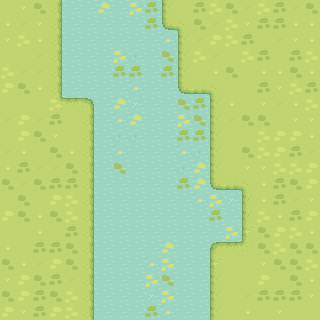

Tiled map render using the project's own tile images. Description and the whole map definition, tile-layer contents included, below:
An orthogonal 20x20 tile map with 16x16 px tiles, 3 tile layers (Water, Ground, Florals), 2 tilesets.

<map version="1.10" tiledversion="1.10.2" orientation="orthogonal" renderorder="left-up" width="20" height="20" tilewidth="16" tileheight="16" infinite="0" nextlayerid="4" nextobjectid="1">
 <tileset firstgid="1" source="Water.tsx" />
 <tileset firstgid="5" source="Grass-Tiled.tsx" />
 <layer id="1" name="Water" width="20" height="20">
  <data encoding="csv">
2,2,2,2,2,2,2,2,2,2,2,2,2,2,2,2,2,2,2,2,
2,2,2,2,2,2,2,2,2,2,2,2,2,2,2,2,2,2,2,2,
2,2,2,2,2,2,2,2,2,2,2,2,2,2,2,2,2,2,2,2,
2,2,2,2,2,2,2,2,2,2,2,2,2,2,2,2,2,2,2,2,
2,2,2,2,2,2,2,2,2,2,2,2,2,2,2,2,2,2,2,2,
2,2,2,2,2,2,2,2,2,2,2,2,2,2,2,2,2,2,2,2,
2,2,2,2,2,2,2,2,2,2,2,2,2,2,2,2,2,2,2,2,
2,2,2,2,2,2,2,2,2,2,2,2,2,2,2,2,2,2,2,2,
2,2,2,2,2,2,2,2,2,2,2,2,2,2,2,2,2,2,2,2,
2,2,2,2,2,2,2,2,2,2,2,2,2,2,2,2,2,2,2,2,
2,2,2,2,2,2,2,2,2,2,2,2,2,2,2,2,2,2,2,2,
2,2,2,2,2,2,2,2,2,2,2,2,2,2,2,2,2,2,2,2,
2,2,2,2,2,2,2,2,2,2,2,2,2,2,2,2,2,2,2,2,
2,2,2,2,2,2,2,2,2,2,2,2,2,2,2,2,2,2,2,2,
2,2,2,2,2,2,2,2,2,2,2,2,2,2,2,2,2,2,2,2,
2,2,2,2,2,2,2,2,2,2,2,2,2,2,2,2,2,2,2,2,
2,2,2,2,2,2,2,2,2,2,2,2,2,2,2,2,2,2,2,2,
2,2,2,2,2,2,2,2,2,2,2,2,2,2,2,2,2,2,2,2,
2,2,2,2,2,2,2,2,2,2,2,2,2,2,2,2,2,2,2,2,
2,2,2,2,2,2,2,2,2,2,2,2,2,2,2,2,2,2,2,2
</data>
 </layer>
 <layer id="2" name="Ground" width="20" height="20">
  <data encoding="csv">
17,17,17,18,0,0,0,0,0,0,16,17,17,17,17,17,17,17,17,17,
17,17,17,18,0,0,0,0,0,0,27,22,17,17,17,17,17,17,17,17,
17,17,17,18,0,0,0,0,0,0,0,16,17,17,17,17,17,17,17,17,
17,17,17,18,0,0,0,0,0,0,0,16,17,17,17,17,17,17,17,17,
17,17,17,18,0,0,0,0,0,0,0,16,17,17,17,17,17,17,17,17,
17,17,17,18,0,0,0,0,0,0,0,27,28,22,17,17,17,17,17,17,
17,17,17,32,6,7,0,0,0,0,0,0,0,16,17,17,17,17,17,17,
17,17,17,17,17,18,0,0,0,0,0,0,0,16,17,17,17,17,17,17,
17,17,17,17,17,18,0,0,0,0,0,0,0,16,17,17,17,17,17,17,
17,17,17,17,17,18,0,0,0,0,0,0,0,16,17,17,17,17,17,17,
17,17,17,17,17,18,0,0,0,0,0,0,0,16,17,17,17,17,17,17,
17,17,17,17,17,18,0,0,0,0,0,0,0,27,28,22,17,17,17,17,
17,17,17,17,17,18,0,0,0,0,0,0,0,0,0,16,17,17,17,17,
17,17,17,17,17,18,0,0,0,0,0,0,0,0,0,16,17,17,17,17,
17,17,17,17,17,18,0,0,0,0,0,0,0,0,0,16,17,17,17,17,
17,17,17,17,17,18,0,0,0,0,0,0,0,5,6,33,17,17,17,17,
17,17,17,17,17,18,0,0,0,0,0,0,0,16,17,17,17,17,17,17,
17,17,17,17,17,18,0,0,0,0,0,0,0,16,17,17,17,17,17,17,
17,17,17,17,17,18,0,0,0,0,0,0,0,16,17,17,17,17,17,17,
17,17,17,17,17,18,0,0,0,0,0,0,0,16,17,17,17,17,17,17
</data>
 </layer>
 <layer id="3" name="Florals" width="20" height="20">
  <data encoding="csv">
80,68,66,0,0,0,78,0,77,67,0,0,67,77,66,79,77,67,79,66,
69,79,68,0,0,0,80,0,0,67,0,0,66,79,77,68,67,67,69,69,
68,77,69,0,0,0,0,0,0,0,69,0,79,78,77,67,80,79,68,69,
80,80,79,0,0,0,0,77,79,0,66,0,77,79,80,77,67,80,67,77,
77,79,79,0,0,0,80,67,67,0,67,0,0,69,66,80,69,69,66,69,
78,66,69,0,0,0,0,80,69,0,0,0,0,0,80,80,67,68,77,67,
80,80,80,77,0,0,0,78,68,0,0,66,67,0,69,80,68,79,69,77,
79,78,79,67,0,0,0,69,78,0,0,77,66,0,79,66,66,80,68,68,
80,78,66,68,80,0,0,79,79,0,0,67,67,0,0,80,77,78,78,69,
79,69,80,66,69,0,0,69,0,0,0,69,79,80,0,66,77,78,67,79,
69,67,79,79,66,0,0,66,0,0,0,79,78,0,0,68,68,77,77,78,
66,79,66,67,67,0,0,80,0,0,0,67,78,0,0,0,69,67,66,78,
80,66,80,78,77,0,0,0,0,0,0,0,69,77,68,79,69,67,79,68,
78,66,69,66,77,0,0,0,0,0,0,0,80,67,80,79,77,69,67,78,
80,80,69,80,67,0,0,0,0,0,0,0,0,0,77,68,66,78,77,69,
69,80,67,67,66,0,0,0,0,0,78,0,0,0,80,80,66,77,66,66,
66,69,79,78,66,0,0,0,0,69,77,0,0,68,0,0,68,66,66,77,
68,78,66,67,79,0,0,0,0,77,66,0,0,0,0,80,78,80,66,69,
66,78,67,66,77,0,0,0,0,68,77,0,0,0,0,79,67,67,67,68,
78,68,67,78,77,0,0,0,80,67,69,0,0,0,0,69,80,68,80,80
</data>
 </layer>
</map>
